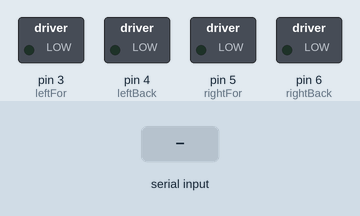
Simulated run of this sketch. Board: Arduino Uno, built with avr-gcc and run on an emulated ATmega328P. Parts: switched loads named in the sketch (green lamp = pin HIGH). The inputs (shaded band) are chosen by the test bench. What the sketch prints to the serial monitor is not drawn.

Above: at 1.2 s.
1.3 s: "forward\n" received over Serial
At 2.6 s:
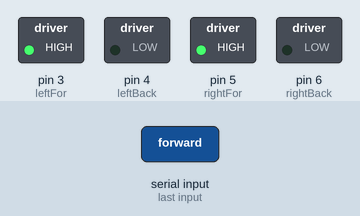
2.9 s: "backward\n" received over Serial
At 3.9 s:
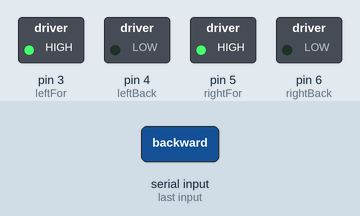
5.9 s: "left\n" received over Serial
At 7.2 s:
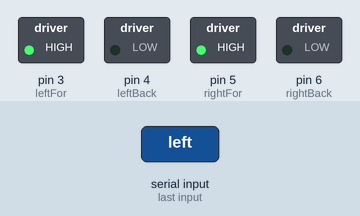
Timing chart, 0 to 8.9 s (numbered marks = the images above; inputs shaded):
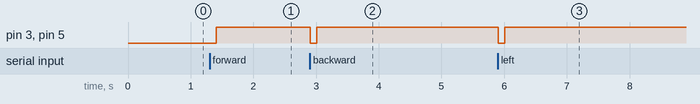

The sketch:

motors.ino
```cpp
//MOTORS - This file doesn't work!

//We can use the width to calculate how fast the motors have to turn
int width;
int leftFor = 3;
int leftBack = 4;
int rightFor = 5;
int rightBack = 6;
//This is a global variable, delete later
//int movespeed = 250;
//Magicalconstant is when I figure out the math for the turning arc for the wheels
//It will be something like radius of turn plus the width of the robot between
int magicalconstant = 1.25;
//This is whatever equation i think that we convert to linear velocity I think
int movespeed = HIGH;
int turnvelocity = movespeed;// * magicalconstant;

/*
int frontLeftMotor = 6;
int frontRightMotor = 7;
int rearLeftMotor = 8;
int rearRightMotor = 9;
*/

//void moveRobot(string direction, int speed);

void setup() {
  Serial.begin(9600);
  pinMode(leftFor, OUTPUT);
  pinMode(leftBack, OUTPUT);
  pinMode(rightFor, OUTPUT);
  pinMode(rightBack, OUTPUT);
}
//We might have to change backwards depending on how the h bridge works
void moveRobot(String movement, int velocity){
  digitalWrite(leftFor, LOW);
  digitalWrite(leftBack, LOW);
  digitalWrite(rightFor, LOW);
  digitalWrite(rightBack, LOW);
  delay(100);

Serial.print("Moving");

movement = "forward";
  if(movement == "forward"){
      digitalWrite(leftFor, velocity);
      digitalWrite(rightFor, velocity);
  }
  else if(movement == "backward"){
      //This will definitely have to change, digital write doesn't take negative values, we change the polarity of the signal through the motors with the h bridge
      digitalWrite(leftBack, velocity);
      digitalWrite(rightBack, velocity);
  }
  else if(movement == "left"){
      //This will definitely have to change, digital write doesn't take negative values, we change the polarity of the signal through the motors with the h bridge
      digitalWrite(leftFor, velocity);
      digitalWrite(rightFor, turnvelocity);
  }
  else if(movement == "right"){
      //This will definitely have to change, digital write doesn't take negative values, we change the polarity of the signal through the motors with the h bridge
      digitalWrite(leftFor, turnvelocity);
      digitalWrite(rightFor, velocity);
  }
  else if(movement == "hardleft"){
      //This will definitely have to change, digital write doesn't take negative values, we change the polarity of the signal through the motors with the h bridge
      digitalWrite(leftFor, velocity);
      digitalWrite(rightBack, velocity);
  }
  else if(movement == "hardright"){
      //This will definitely have to change, digital write doesn't take negative values, we change the polarity of the signal through the motors with the h bridge
      digitalWrite(leftBack, velocity);
      digitalWrite(rightFor, velocity);
  }
  else if(movement == "stop"){
      //This will definitely have to change, digital write doesn't take negative values, we change the polarity of the signal through the motors with the h bridge
      digitalWrite(leftFor, LOW);
      digitalWrite(rightFor, LOW);
      digitalWrite(leftBack, LOW);
      digitalWrite(rightBack, LOW);
  }
}
void loop() {
  Serial.print("In loop");
  String command;
  if(Serial.available()){
    command = Serial.readStringUntil('\n');
    moveRobot(command, movespeed);
  }
}

//In case we need the CS 130 lab delay function, idk if we do though
void myDelay(int ms){
  int start_ms = millis();
  int current_ms;
  while(true){
    current_ms = millis();
    //Do stuff
    if(current_ms >= (start_ms+ms)){
      break;
    }
  }
}
```

Measured:
- after the input at 1.3 s, pin 3 (leftFor), pin 5 (rightFor): LOW → HIGH after 0.11 s
- after the input at 2.9 s, pin 3 (leftFor), pin 5 (rightFor): HIGH → LOW at once, → HIGH 0.10 s later
- after the input at 5.9 s, pin 3 (leftFor), pin 5 (rightFor): HIGH → LOW at once, → HIGH 0.10 s later
